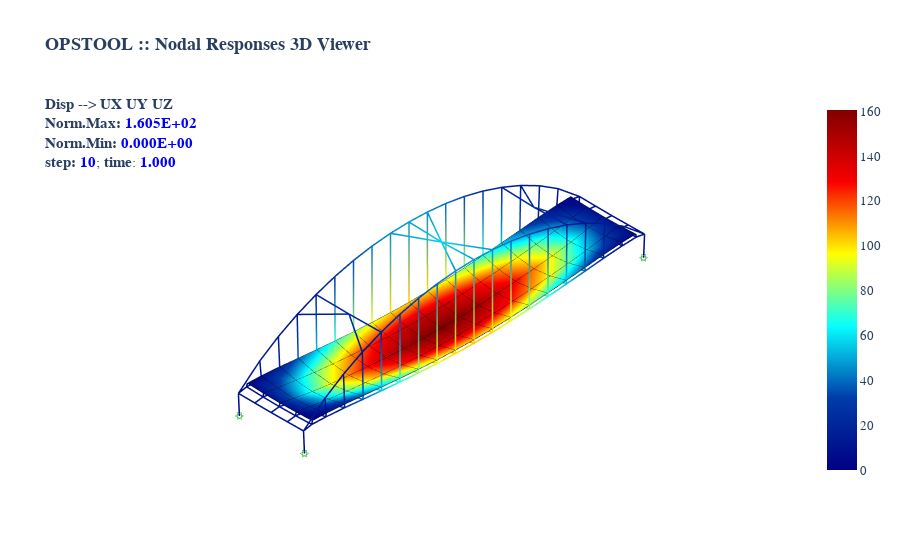

Source (notebook cell):
### Code cell
fig = opsvis.plot_nodal_responses(odb_tag=1, slides=False, step="absMax", resp_type="disp", resp_dof=["UX", "UY", "UZ"])
fig.show(renderer="jupyterlab")
# fig.show(renderer="notebook")
# fig.show(renderer="browser")
# fig.show()  # for auto
# fig.write_html("**.html")

### Figure 1 — Plotly figure (JSON) as saved in the notebook; plotly's stock layout.template omitted (floating-point values rounded to 4 significant figures; data arrays with more than 128 entries replaced by an {"elided": "..."} marker saying what was removed)
{"data": [{"cmax": 160.5, "cmin": 0, "coloraxis": "coloraxis", "hoverinfo": "skip", "i": {"elided": "144 int values"}, "intensity": {"elided": "288 float values"}, "j": {"elided": "144 int values"}, "k": {"elided": "144 int values"}, "opacity": 1, "text": {"elided": "288 float values"}, "type": "mesh3d", "x": {"elided": "288 float values"}, "y": {"elided": "288 float values"}, "z": {"elided": "288 float values"}}, {"connectgaps": false, "hoverinfo": "skip", "line": {"color": "black", "width": 1}, "mode": "lines", "name": "Edge", "type": "scatter3d", "x": {"elided": "432 float values"}, "y": {"elided": "432 float values"}, "z": {"elided": "432 float values"}}, {"connectgaps": false, "hoverinfo": "skip", "line": {"cmax": 160.5, "cmin": 0, "color": {"elided": "1101 float values"}, "coloraxis": "coloraxis", "width": 3}, "mode": "lines", "type": "scatter3d", "x": {"elided": "1101 float values"}, "y": {"elided": "1101 float values"}, "z": {"elided": "1101 float values"}}, {"customdata": {"elided": "241 float values"}, "hovertemplate": "<b>%{customdata:.4E}</b>", "marker": {"cmax": 160.5, "cmin": 0, "color": {"elided": "241 float values"}, "coloraxis": "coloraxis", "size": 1e-05}, "mode": "markers", "name": "disp", "type": "scatter3d", "x": {"elided": "241 float values"}, "y": {"elided": "241 float values"}, "z": {"elided": "241 float values"}}, {"connectgaps": false, "hoverinfo": "skip", "line": {"color": "#15b01a", "width": 1}, "mode": "lines", "name": "BC", "type": "scatter3d", "x": [0, 0, 0, 0, 0, null, -745, 745, 745, -745, -745, null, -745, 745, 745, -745, -745, null, 125000, 125000, 125000, 125000, 125000, null, 124255, 125745, 125745, 124255, 124255, null, 124255, 125745, 125745, 124255, 124255, null, 0, 0, 0, 0, 0, null, -745, 745, 745, -745, -745, null, -745, 745, 745, -745, -745, null, 125000, 125000, 125000, 125000, 125000, null, 124255, 125745, 125745, 124255, 124255, null, 124255, 125745, 125745, 124255, 124255, null], "y": [-745, 745, 745, -745, -745, null, 0, 0, 0, 0, 0, null, -745, -745, 745, 745, -745, null, -745, 745, 745, -745, -745, null, 0, 0, 0, 0, 0, null, -745, -745, 745, 745, -745, null, 23255, 24745, 24745, 23255, 23255, null, 24000, 24000, 24000, 24000, 24000, null, 23255, 23255, 24745, 24745, 23255, null, 23255, 24745, 24745, 23255, 23255, null, 24000, 24000, 24000, 24000, 24000, null, 23255, 23255, 24745, 24745, 23255, null], "z": [-745, -745, 745, 745, -745, null, -745, -745, 745, 745, -745, null, 0, 0, 0, 0, 0, null, -745, -745, 745, 745, -745, null, -745, -745, 745, 745, -745, null, 0, 0, 0, 0, 0, null, -745, -745, 745, 745, -745, null, -745, -745, 745, 745, -745, null, 0, 0, 0, 0, 0, null, -745, -745, 745, 745, -745, null, -745, -745, 745, 745, -745, null, 0, 0, 0, 0, 0, null]}], "layout": {"autosize": true, "coloraxis": {"cmax": 160.5, "cmin": 0, "colorbar": {"tickfont": {"size": 13}}, "colorscale": [[0, "rgb(0,0,131)"], [0.2, "rgb(0,60,170)"], [0.4, "rgb(5,255,255)"], [0.6, "rgb(255,255,0)"], [0.8, "rgb(250,0,0)"], [1, "rgb(128,0,0)"]]}, "font": {"family": "Arial, sans-serif"}, "scene": {"aspectmode": "data", "aspectratio": {"x": 1, "y": 1, "z": 1}, "camera": {"eye": {"x": -3.5, "y": -3.5, "z": 3.5}, "projection": {"type": "orthographic"}}, "xaxis": {"showgrid": false, "visible": false, "zeroline": false}, "yaxis": {"showgrid": false, "visible": false, "zeroline": false}, "zaxis": {"showgrid": false, "visible": false, "zeroline": false}}, "showlegend": false, "title": {"font": {"size": 15}, "text": "<span style=\"font-weight:bold; font-size:18\">OPSTOOL :: Nodal Responses 3D Viewer</span><br><br><br><b>Disp</b> --> <b>UX UY UZ</b><br><b>Norm.Max:</b> <span style=\"color:blue; font-weight:bold\">1.605E+02</span><br><b>Norm.Min:</b> <span style=\"color:blue; font-weight:bold\">0.000E+00</span><br><b>step:</b> <span style=\"color:blue; font-weight:bold\">10</span>; <b>time</b>: <span style=\"color:blue; font-weight:bold\">1.000</span>"}}}
